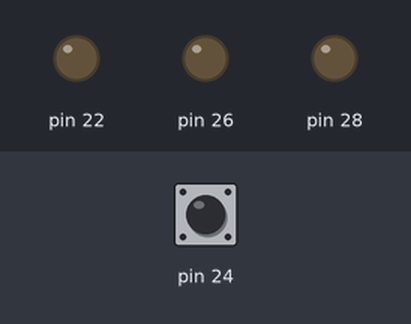
A sketch run on a simulated Arduino Mega 2560, built with avr-gcc and run on an emulated ATmega2560. Parts: output pins drawn as LEDs (lit = HIGH). The test bench sets the inputs (shaded band); at power-on: pin 24 HIGH.

Above: at 1.2 s.
1.3 s: pin 24 pulled LOW for 0.15 s
At 2.6 s:
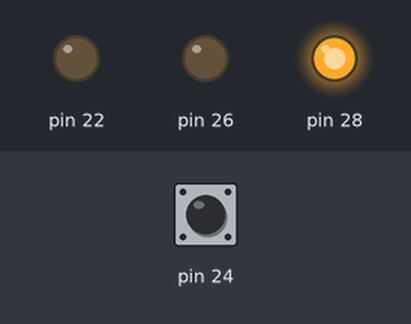
3.1 s: pin 24 pulled LOW for 1 s
At 4.0 s:
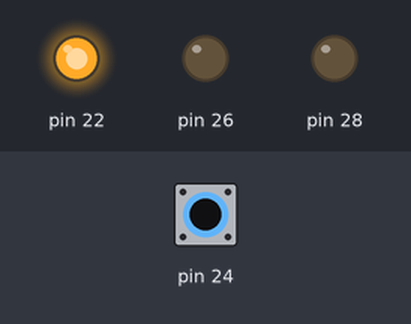
5.6 s: pin 24 pulled LOW for 0.15 s
At 7.1 s:
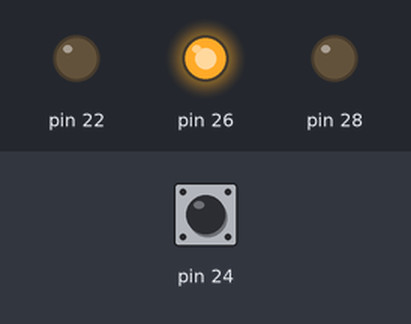
7.4 s: pin 24 pulled LOW for 3.2 s
At 8.4 s:
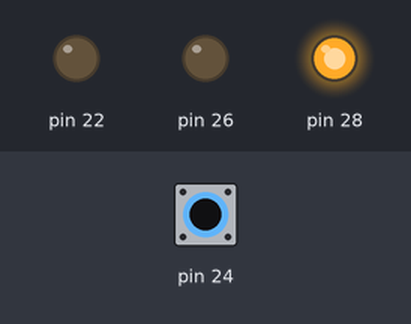
Timing chart, 0 to 10.4 s (numbered marks = the images above; inputs shaded):
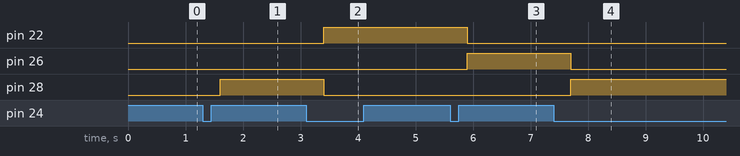

The sketch:

codecesar.ino
```cpp
int etat=0;
int toto=0;
int etat2=1;
int cle=10;
char chaine;
int buffer=0;

void setup() {
  // put your setup code here, to run once:
  pinMode(24,INPUT_PULLUP);
  pinMode(22,OUTPUT);
  pinMode(26,OUTPUT);
  pinMode(28,OUTPUT);

  Serial.begin(9600);
  while (!Serial){}
}

void loop() {
  // put your main code here, to run repeatedly:
  etat=digitalRead(24);
  buffer = Serial.available();
  chaine = Serial.read();

  if (etat2 !=etat){
    if (etat==0)
    {
      delay(300);
      if(toto==0)
        toto=1;
      else if (toto==1)
        toto=2;
      else if (toto==2)
        toto=3;
      else
        toto=1;
    }
  }

  if (toto==1){
    digitalWrite(28,HIGH);
    digitalWrite(26,LOW);
    digitalWrite(22,LOW);

    if (buffer !=0 && chaine!=10)
    {
      delay(15);
      Serial.print(chaine);
    }

  }
  else if (toto==2){
    digitalWrite(28,LOW);
    digitalWrite(22,HIGH);
    digitalWrite(26,LOW);

    if (buffer !=0 && chaine!=10)
    {
      if (chaine+cle<=126)
        chaine=chaine+cle;
      else
        chaine=(chaine+32-126+cle);
      delay(15);
      Serial.print(chaine);
    }
  }
  else if(toto==3){
    digitalWrite(28,LOW);
    digitalWrite(26,HIGH);
    digitalWrite(22,LOW);

    if (buffer !=0 && chaine!=10)
    {
      if (chaine-cle>=33)
        chaine=chaine-cle;
      else
        chaine=(chaine-32+126-cle);
      delay(15);
      Serial.print(chaine);
    }
  }
  else{
    digitalWrite(28,LOW);
    digitalWrite(26,LOW);
    digitalWrite(22,LOW);
  }
  etat2=etat;
  if (chaine==10)
  Serial.print(chaine);
}
```

Measured:
- after the input at 1.3 s, pin 28: LOW → HIGH after 0.30 s
- after the input at 3.1 s, pin 22: LOW → HIGH after 0.30 s; pin 28: HIGH → LOW after 0.30 s
- after the input at 5.6 s, pin 22: HIGH → LOW after 0.30 s; pin 26: LOW → HIGH after 0.30 s
- after the input at 7.4 s, pin 26: HIGH → LOW after 0.30 s; pin 28: LOW → HIGH after 0.30 s
